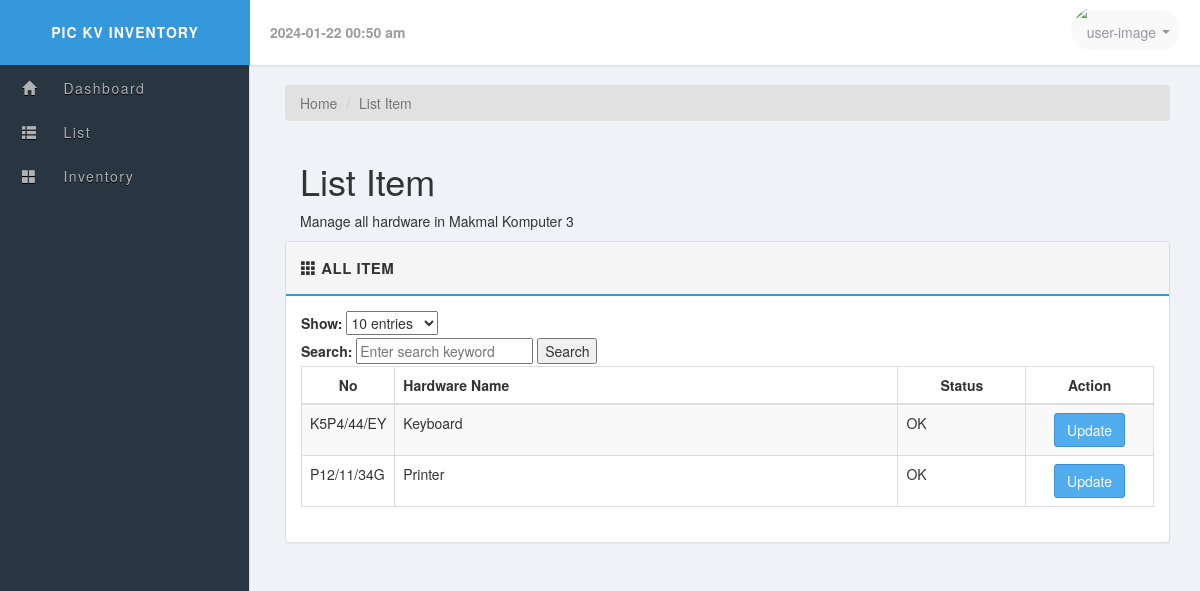
Page /Makmal-Komputer3.php on the earlier database version.
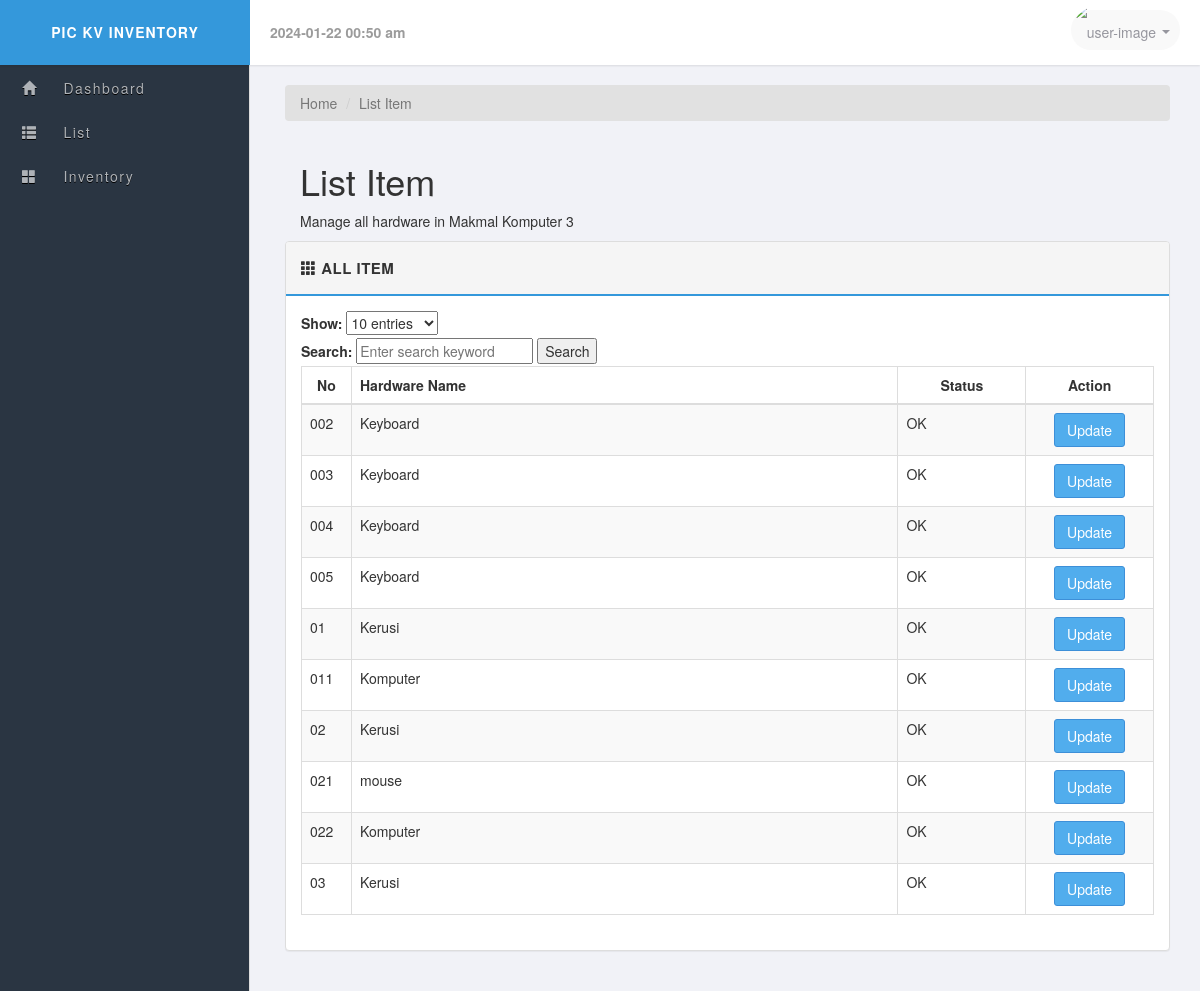
Same page on the later database version.
### tables this page shows
CREATE TABLE IF NOT EXISTS `mk3` (
  `item_id` varchar(11) NOT NULL,
  `item_name` varchar(30) NOT NULL,
  `status` varchar(15) NOT NULL,
  PRIMARY KEY (`item_id`)
);

### search.php (called while the page is built, shortened)
<?php
function performSearch($tableName, $searchQuery, $entries, $mysqli) {
    $query = "SELECT * FROM $tableName";
    $query .= " ORDER BY item_id LIMIT $entries";
    $result = mysqli_query($mysqli, $query);
    return $result;
}
?>

### Makmal-Komputer3.php (the view, shortened to what this page needs)
<?php
include_once('layouts/header.php');
include_once('search.php');
include_once('config.php');
$tableName = 'mk3';
$search = isset($_GET['search']) ? $_GET['search'] : '';
$entries = isset($_GET['entries']) ? $_GET['entries'] : 10;
$result = performSearch($tableName, $search, $entries, $mysqli);
?>
<nav aria-label="breadcrumb">
    <ol class="breadcrumb">
        <li class="breadcrumb-item"><a href="#">Home</a></li>
        <li class="breadcrumb-item active" aria-current="page">List Item</li>
    </ol>
</nav>
<div class="col-md-12 col-12">
    <h1>List Item</h1>
    <p>Manage all hardware in Makmal Komputer 3</p>
</div>
<div class="row">
    <div class="col-md-12">
        <div class="panel panel-default">
            <div class="panel-heading clearfix">
                <strong>
                    <span class="glyphicon glyphicon-th"></span>
                    <span>All Item</span>
                </strong>
            </div>
            <div class="panel-body">
                <form method="get" action="">
                    <label for="entries">Show:</label>
                    <select id="entries" name="entries" onchange="this.form.submit()">
                        <option value="10" <?php if($entries == '10') echo 'selected'; ?>>10 entries</option>
                    </select>
                </form>
                <form method="get" action="">
                    <label for="search">Search:</label>
                    <input type="text" id="search" name="search" placeholder="Enter search keyword">
                    <input type="submit" value="Search">
                </form>
                <?php if (mysqli_num_rows($result) > 0): ?>
                    <table class="table table-bordered table-striped">
                        <thead>
                            <tr>
                                <th class="text-center" style="width: 50px;">No</th>
                                <th> Hardware Name </th>
                                <th class="text-center" style="width: 15%;"> Status</th>
                                <th class="text-center" style="width: 15%;"> Action</th>
                            </tr>
                        </thead>
                        <tbody>
                            <?php
                            while($res = mysqli_fetch_array($result)) {
                                echo "<tr>";
                                echo "<td>".$res['item_id']."</td>";
                                echo "<td>".$res['item_name']."</td>";
                                echo "<td>".$res['status']."</td>";
                                echo "<td>","<center><Update  href=\"edit.php?item_id=".$res['item_id']."\"class=\"btn btn-primary btn-md\">Update</center></td>
                                ";
                                echo "</tr>";
                            }
                            ?>
                        </tbody>
                    </table>
                <?php else: ?>
                    <p>No results found.</p>
                <?php endif; ?>
            </div>
        </div>
    </div>
</div>
<?php include_once('layouts/footer.php'); ?>

Differences in the rows shown:
removed mk3: item_id "K5P4/44/EY", item_name "Keyboard", status "OK"
no longer on this page (row unchanged): mk3: item_id "P12/11/34G", item_name "Printer", status "OK"
added mk3: item_id "002", item_name "Keyboard", status "OK"
added mk3: item_id "003", item_name "Keyboard", status "OK"
added mk3: item_id "004", item_name "Keyboard", status "OK"
added mk3: item_id "005", item_name "Keyboard", status "OK"
added mk3: item_id "01", item_name "Kerusi", status "OK"
added mk3: item_id "011", item_name "Komputer", status "OK"
added mk3: item_id "02", item_name "Kerusi", status "OK"
added mk3: item_id "021", item_name "mouse", status "OK"
added mk3: item_id "022", item_name "Komputer", status "OK"
added mk3: item_id "03", item_name "Kerusi", status "OK"
